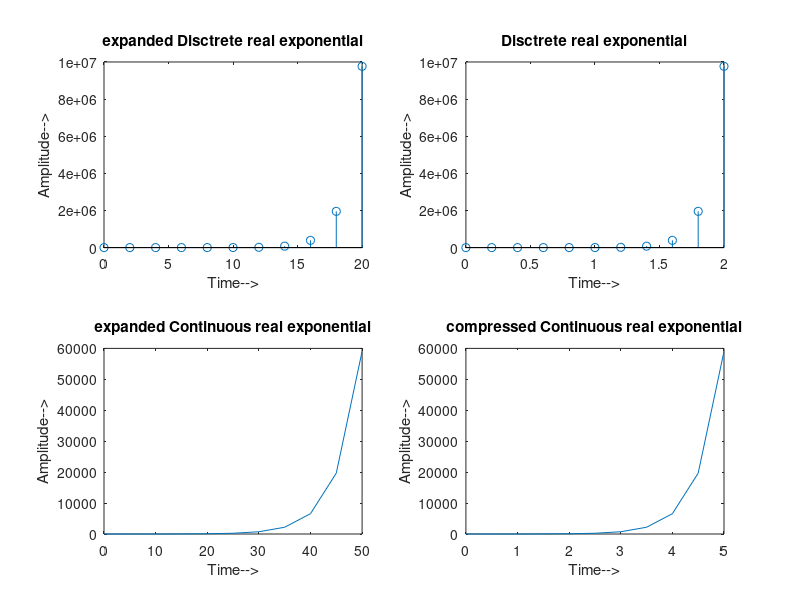

The MATLAB script that drew this image:
% expanded Disctrete real exponential
n=0:10;
a=5;
x=a.^n;
subplot(2,2,1);
stem(n*2,x);
xlabel('Time-->');
ylabel('Amplitude-->');
title('expanded Disctrete real exponential');

%compressed Disctrete real exponential
n=0:10;
a=5;
x=a.^n;
subplot(2,2,2);
stem(n/5,x);
xlabel('Time-->');
ylabel('Amplitude-->');
title('Disctrete real exponential');


%expanded Continuous real exponential
n=0:10;
a=3;
x=a.^n;
subplot(2,2,3);
plot(n*5,x);
xlabel('Time-->');
ylabel('Amplitude-->');
title('expanded Continuous real exponential');


%compressed Continuous real exponential
n=0:10;
a=3;
x=a.^n;
subplot(2,2,4);
plot(n/2,x);
xlabel('Time-->');
ylabel('Amplitude-->');
title('compressed Continuous real exponential');
